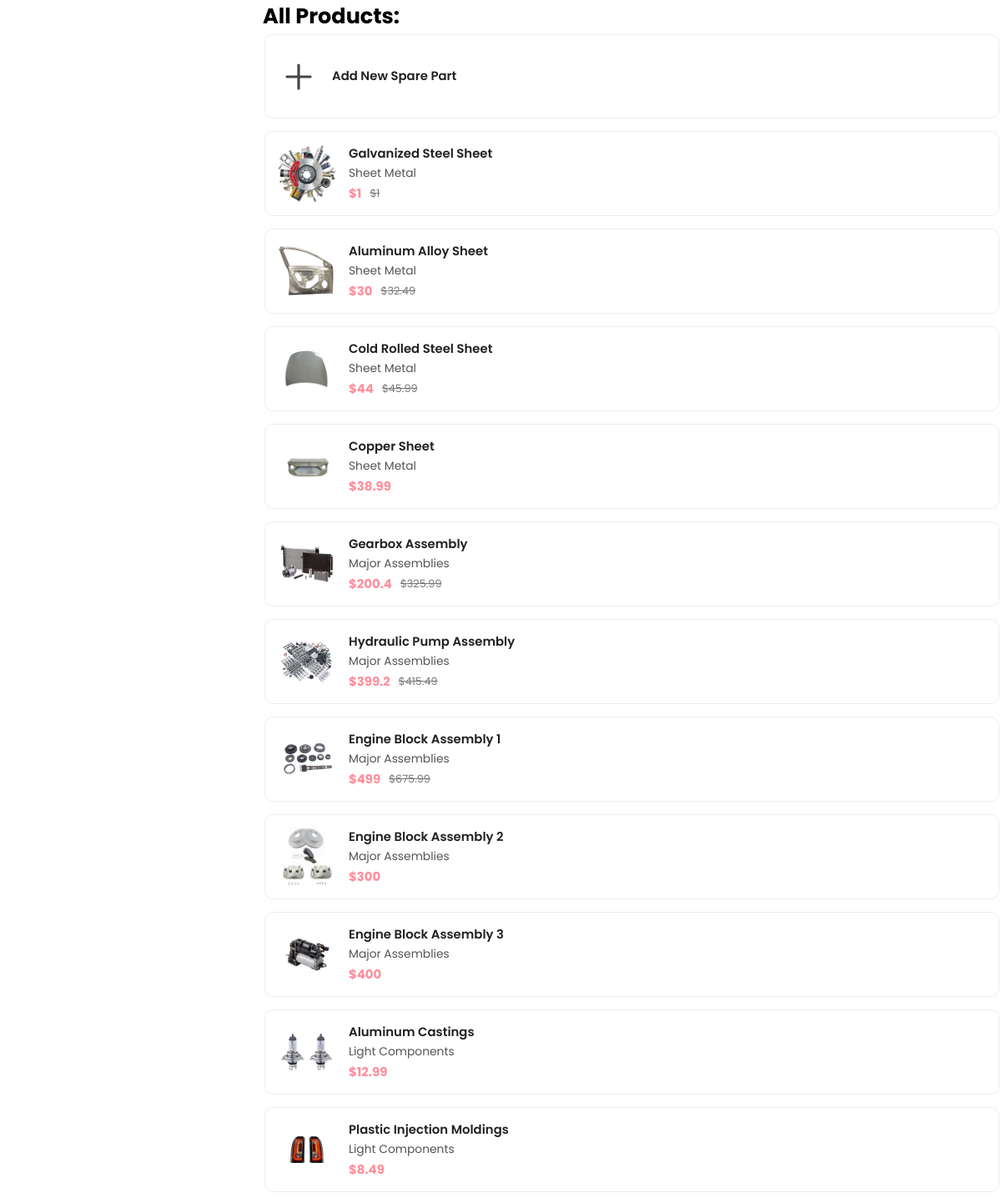
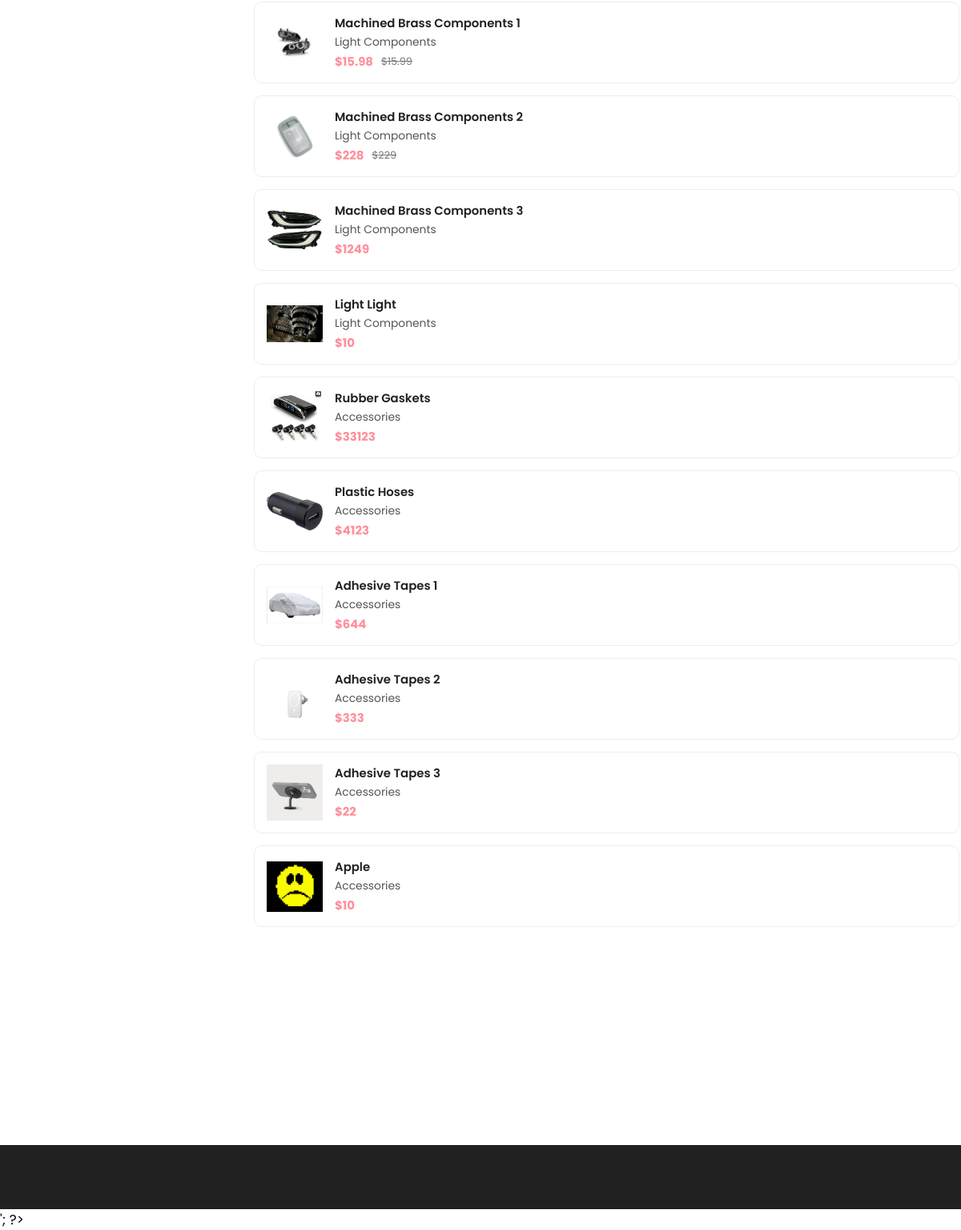
/salesManager/listOfProduct?Category=ALL (signed in), run on the app's committed database (2 pictures, top to bottom).
### tables this page shows
CREATE TABLE IF NOT EXISTS `sparepart` (
  `sparePartNum` mediumint NOT NULL,
  `sparePartName` varchar(50) NOT NULL,
  `sparePartDescription` varchar(255) NOT NULL,
  `stockItemQty` smallint NOT NULL,
  `weight` float NOT NULL,
  `price` float NOT NULL,
  `discountPrice` float DEFAULT NULL,
  `sparePartImage` varchar(150) DEFAULT NULL,
  PRIMARY KEY (`sparePartNum`)
);

### salesManager/listOfProduct.php (the view, shortened to what this page needs)
<?php
require_once('../db/connect.php');
$category = $_GET["Category"];
?>
<!DOCTYPE html>
<html lang="en">
<head>
  <link rel="stylesheet" href="./assets/css/style-prefix.css" />
  <?php
  switch ($category) {
    case "ALL":
      $categoryTitle = "All Products:";
      break;
  }
  ?>
</head>
<body>
  <main>
    <div class="product-container">
      <div class="container">
        <div class="product-box">
          <div class="product-minimal">
            <div class="product-showcase">
              <?php
              echo '<h2 class="title">' . $categoryTitle . '</h2>';
              ?>
              <div class="showcase-wrapper has-scrollbar">
                <div class="showcase-container">
                  <div class="showcase" onclick="productAdd()" id="addPart">
                    <a href="#" class="showcase-img-box">
                      <ion-icon name="add-outline" id="addIcon"></ion-icon>
                    </a>
                    <div class="showcase-content">
                      <a href="#">
                        <h4 class="showcase-title">Add new Spare Part</h4>
                      </a>
                    </div>
                  </div>
                  <?php
                  $categoryID = 0;
                  switch ($category) {
                    case "ALL":
                      $categoryID = 0;
                      break;
                  };
                  if ($categoryID == 0) {
                    $sql = "SELECT * FROM sparePart";
                  } else {
                    $sql = "SELECT * FROM sparePart WHERE  sparePartNum like '" . $categoryID . "%'";
                  }
                  $result = $conn->query($sql);
                  if ($result->num_rows > 0) {
                    while ($row = $result->fetch_assoc()) {
                      $categoryName = "";
                      switch (substr($row["sparePartNum"], 0, 1)) {
                        case "1":
                          $categoryName = "Sheet Metal";
                          break;
                        case "2":
                          $categoryName = "Major Assemblies";
                          break;
                        case "3":
                          $categoryName = "Light Components";
                          break;
                        case "4":
                          $categoryName = "Accessories";
                          break;
                      };
                      echo ' <div class="showcase" onclick="ProductDetail(' . $row["sparePartNum"] . ')">
                        <a href="#" class="showcase-img-box">
                          <img
                            src="' . $row["sparePartImage"] . '"
                            width="70"
                            class="showcase-img"
                          />
                        </a>
                        <div class="showcase-content">
                          <a href="#"><h4 class="showcase-title">' . $row["sparePartName"] . '</h4></a>
                          <a class="showcase-category">' . $categoryName . '</a>';
                      if ($row["discountPrice"] == null) {
                        $price = $row["price"];
                        echo '<div class="price-box">
                          <p class="price">$' . $price . '</p>
                        </div>';
                      } else {
                        $price = $row["discountPrice"];
                        $delPrice = $row["price"];
                        echo '<div class="price-box">
                          <p class="price">$' . $price . '</p>
                          <del>$' . $delPrice . '</del>
                        </div>';
                      }
                      echo '
                        </div>
                      </div>';
                    }
                  }
                  ?>
                </div>
              </div>
            </div>
          </div>
        </div>
      </div>
    </div>
  </main>
  <footer></footer>
</body>
</html>

### salesManager/listOfProduct.php (style rules this page uses)
#addIcon { font-size: 50px; }
#addPart { height: 101px; }

### data on the page
sparepart: sparePartImage (picture), sparePartName "Galvanized Steel Sheet", sparePartNum "Sheet Metal", discountPrice "1", price "1"
sparepart: sparePartImage (picture), sparePartName "Aluminum Alloy Sheet", sparePartNum "Sheet Metal", discountPrice "30", price "32.49"
sparepart: sparePartImage (picture), sparePartName "Cold Rolled Steel Sheet", sparePartNum "Sheet Metal", discountPrice "44", price "45.99"
sparepart: sparePartImage (picture), sparePartName "Copper Sheet", sparePartNum "Sheet Metal", price "38.99"
sparepart: sparePartImage (picture), sparePartName "Gearbox Assembly", sparePartNum "Major Assemblies", discountPrice "200.4", price "325.99"
sparepart: sparePartImage (picture), sparePartName "Hydraulic Pump Assembly", sparePartNum "Major Assemblies", discountPrice "399.2", price "415.49"
sparepart: sparePartImage (picture), sparePartName "Engine Block Assembly 1", sparePartNum "Major Assemblies", discountPrice "499", price "675.99"
sparepart: sparePartImage (picture), sparePartName "Engine Block Assembly 2", sparePartNum "Major Assemblies", price "300"
sparepart: sparePartImage (picture), sparePartName "Engine Block Assembly 3", sparePartNum "Major Assemblies", price "400"
sparepart: sparePartImage (picture), sparePartName "Aluminum Castings", sparePartNum "Light Components", price "12.99"
sparepart: sparePartImage (picture), sparePartName "Plastic Injection Moldings", sparePartNum "Light Components", price "8.49"
sparepart: sparePartImage (picture), sparePartName "Machined Brass Components 1", sparePartNum "Light Components", discountPrice "15.98", price "15.99"
sparepart: sparePartImage (picture), sparePartName "Machined Brass Components 2", sparePartNum "Light Components", discountPrice "228", price "229"
sparepart: sparePartImage (picture), sparePartName "Machined Brass Components 3", sparePartNum "Light Components", price "1249"
sparepart: sparePartImage (picture), sparePartName "Light Light", sparePartNum "Light Components", price "10"
sparepart: sparePartImage (picture), sparePartName "Rubber Gaskets", sparePartNum "Accessories", price "33123"
sparepart: sparePartImage (picture), sparePartName "Plastic Hoses", sparePartNum "Accessories", price "4123"
sparepart: sparePartImage (picture), sparePartName "Adhesive Tapes 1", sparePartNum "Accessories", price "644"
sparepart: sparePartImage (picture), sparePartName "Adhesive Tapes 2", sparePartNum "Accessories", price "333"
sparepart: sparePartImage (picture), sparePartName "Adhesive Tapes 3", sparePartNum "Accessories", price "22"
sparepart: sparePartImage (picture), sparePartName "Apple", sparePartNum "Accessories", price "10"

### other printed values
$categoryTitle "All Products:"
